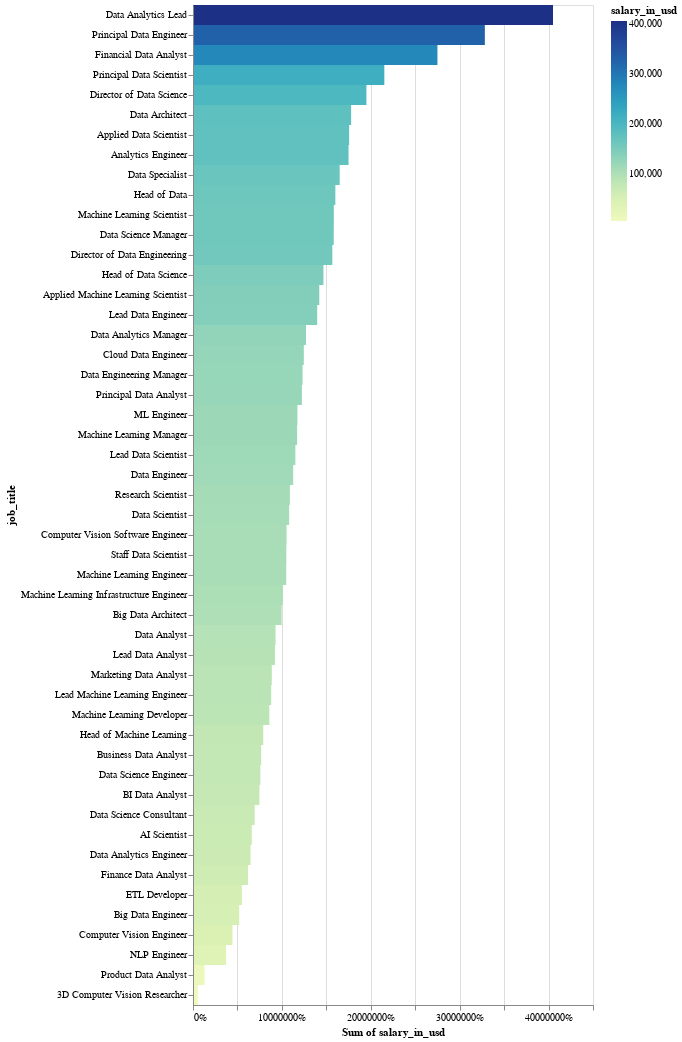

Write notebook code for a chart like this one.
### Code cell
df2.groupby('job_title').mean(['salary_in_usd']).reset_index()

alt.Chart(source).mark_rect().encode(
    y=alt.Y('job_title:N', sort='-x'),
    color='salary_in_usd:Q',
    x=alt.X('sum(salary_in_usd):Q', stack="normalize")
)

### Figure 1 — Vega-Lite specification as saved in the notebook (floating-point values rounded to 4 significant figures)
{"config": {"view": {"continuousWidth": 400, "continuousHeight": 300}}, "data": {"name": "data-0dbd4e580b98ecfebc210bd9e433f1c3"}, "mark": "rect", "encoding": {"color": {"field": "salary_in_usd", "type": "quantitative"}, "x": {"aggregate": "sum", "field": "salary_in_usd", "stack": "normalize", "type": "quantitative"}, "y": {"field": "job_title", "sort": "-x", "type": "nominal"}}, "$schema": "https://vega.github.io/schema/vega-lite/v4.17.0.json", "datasets": {"data-0dbd4e580b98ecfebc210bd9e433f1c3": [{"job_title": "3D Computer Vision Researcher", "salary_in_usd": 5409.0}, {"job_title": "AI Scientist", "salary_in_usd": 66140.0}, {"job_title": "Analytics Engineer", "salary_in_usd": 175000.0}, {"job_title": "Applied Data Scientist", "salary_in_usd": 175700.0}, {"job_title": "Applied Machine Learning Scientist", "salary_in_usd": 142100.0}, {"job_title": "BI Data Analyst", "salary_in_usd": 74760.0}, {"job_title": "Big Data Architect", "salary_in_usd": 99700.0}, {"job_title": "Big Data Engineer", "salary_in_usd": 51970.0}, {"job_title": "Business Data Analyst", "salary_in_usd": 76690.0}, {"job_title": "Cloud Data Engineer", "salary_in_usd": 124600.0}, {"job_title": "Computer Vision Engineer", "salary_in_usd": 44420.0}, {"job_title": "Computer Vision Software Engineer", "salary_in_usd": 105200.0}, {"job_title": "Data Analyst", "salary_in_usd": 92890.0}, {"job_title": "Data Analytics Engineer", "salary_in_usd": 64800.0}, {"job_title": "Data Analytics Lead", "salary_in_usd": 405000.0}, {"job_title": "Data Analytics Manager", "salary_in_usd": 127100.0}, {"job_title": "Data Architect", "salary_in_usd": 177900.0}, {"job_title": "Data Engineer", "salary_in_usd": 112700.0}, {"job_title": "Data Engineering Manager", "salary_in_usd": 123200.0}, {"job_title": "Data Science Consultant", "salary_in_usd": 69420.0}, {"job_title": "Data Science Engineer", "salary_in_usd": 75800.0}, {"job_title": "Data Science Manager", "salary_in_usd": 158300.0}, {"job_title": "Data Scientist", "salary_in_usd": 108200.0}, {"job_title": "Data Specialist", "salary_in_usd": 165000.0}, {"job_title": "Director of Data Engineering", "salary_in_usd": 156700.0}, {"job_title": "Director of Data Science", "salary_in_usd": 195100.0}, {"job_title": "ETL Developer", "salary_in_usd": 54960.0}, {"job_title": "Finance Data Analyst", "salary_in_usd": 61900.0}, {"job_title": "Financial Data Analyst", "salary_in_usd": 275000.0}, {"job_title": "Head of Data", "salary_in_usd": 160200.0}, {"job_title": "Head of Data Science", "salary_in_usd": 146700.0}, {"job_title": "Head of Machine Learning", "salary_in_usd": 79040.0}, {"job_title": "Lead Data Analyst", "salary_in_usd": 92200.0}, {"job_title": "Lead Data Engineer", "salary_in_usd": 139700.0}, {"job_title": "Lead Data Scientist", "salary_in_usd": 115200.0}, {"job_title": "Lead Machine Learning Engineer", "salary_in_usd": 87930.0}, {"job_title": "ML Engineer", "salary_in_usd": 117500.0}, {"job_title": "Machine Learning Developer", "salary_in_usd": 85860.0}, {"job_title": "Machine Learning Engineer", "salary_in_usd": 104900.0}, {"job_title": "Machine Learning Infrastructure Engineer", "salary_in_usd": 101100.0}, {"job_title": "Machine Learning Manager", "salary_in_usd": 117100.0}, {"job_title": "Machine Learning Scientist", "salary_in_usd": 158400.0}, {"job_title": "Marketing Data Analyst", "salary_in_usd": 88650.0}, {"job_title": "NLP Engineer", "salary_in_usd": 37240.0}, {"job_title": "Principal Data Analyst", "salary_in_usd": 122500.0}, {"job_title": "Principal Data Engineer", "salary_in_usd": 328300.0}, {"job_title": "Principal Data Scientist", "salary_in_usd": 215200.0}, {"job_title": "Product Data Analyst", "salary_in_usd": 13040.0}, {"job_title": "Research Scientist", "salary_in_usd": 109000.0}, {"job_title": "Staff Data Scientist", "salary_in_usd": 105000.0}]}}
